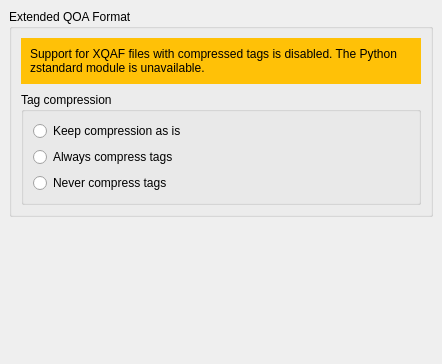
<?xml version="1.0" encoding="UTF-8"?>
<ui version="4.0">
 <class>XQAFOptionsPage</class>
 <widget class="QWidget" name="XQAFOptionsPage">
  <property name="geometry">
   <rect>
    <x>0</x>
    <y>0</y>
    <width>442</width>
    <height>364</height>
   </rect>
  </property>
  <layout class="QVBoxLayout">
   <property name="spacing">
    <number>6</number>
   </property>
   <property name="leftMargin">
    <number>9</number>
   </property>
   <property name="topMargin">
    <number>9</number>
   </property>
   <property name="rightMargin">
    <number>9</number>
   </property>
   <property name="bottomMargin">
    <number>9</number>
   </property>
   <item>
    <widget class="QGroupBox" name="groupBox">
     <property name="title">
      <string>Extended QOA Format</string>
     </property>
     <layout class="QVBoxLayout">
      <property name="spacing">
       <number>2</number>
      </property>
      <property name="leftMargin">
       <number>9</number>
      </property>
      <property name="topMargin">
       <number>9</number>
      </property>
      <property name="rightMargin">
       <number>9</number>
      </property>
      <property name="bottomMargin">
       <number>9</number>
      </property>
      <item>
       <widget class="QFrame" name="xqaf_compression_disabled_note">
        <property name="frameShape">
         <enum>QFrame::NoFrame</enum>
        </property>
        <layout class="QVBoxLayout" name="verticalLayout_3">
         <property name="spacing">
          <number>0</number>
         </property>
         <property name="leftMargin">
          <number>0</number>
         </property>
         <property name="topMargin">
          <number>0</number>
         </property>
         <property name="rightMargin">
          <number>0</number>
         </property>
         <property name="bottomMargin">
          <number>0</number>
         </property>
         <item>
          <widget class="QFrame" name="frame_2">
           <property name="styleSheet">
            <string notr="true">QFrame { background-color: #ffc107; color: black }
QCheckBox { color: black }</string>
           </property>
           <property name="frameShape">
            <enum>QFrame::NoFrame</enum>
           </property>
           <layout class="QVBoxLayout" name="verticalLayout_2">
            <item>
             <widget class="QLabel" name="label">
              <property name="text">
               <string>Support for XQAF files with compressed tags is disabled. The Python zstandard module is unavailable.</string>
              </property>
              <property name="wordWrap">
               <bool>true</bool>
              </property>
             </widget>
            </item>
           </layout>
          </widget>
         </item>
         <item>
          <spacer name="verticalSpacer_2">
           <property name="orientation">
            <enum>Qt::Vertical</enum>
           </property>
           <property name="sizeType">
            <enum>QSizePolicy::Fixed</enum>
           </property>
           <property name="sizeHint" stdset="0">
            <size>
             <width>1</width>
             <height>6</height>
            </size>
           </property>
          </spacer>
         </item>
        </layout>
       </widget>
      </item>
      <item>
       <widget class="QGroupBox" name="xqaf_compression_mode">
        <property name="title">
         <string>Tag compression</string>
        </property>
        <layout class="QVBoxLayout" name="verticalLayout">
         <item>
          <widget class="QRadioButton" name="xqaf_compression_keep">
           <property name="text">
            <string>Keep compression as is</string>
           </property>
          </widget>
         </item>
         <item>
          <widget class="QRadioButton" name="xqaf_compression_compress">
           <property name="text">
            <string>Always compress tags</string>
           </property>
          </widget>
         </item>
         <item>
          <widget class="QRadioButton" name="xqaf_compression_none">
           <property name="text">
            <string>Never compress tags</string>
           </property>
          </widget>
         </item>
        </layout>
       </widget>
      </item>
     </layout>
    </widget>
   </item>
   <item>
    <spacer name="verticalSpacer">
     <property name="orientation">
      <enum>Qt::Vertical</enum>
     </property>
     <property name="sizeHint" stdset="0">
      <size>
       <width>20</width>
       <height>40</height>
      </size>
     </property>
    </spacer>
   </item>
  </layout>
 </widget>
 <resources/>
 <connections/>
</ui>
